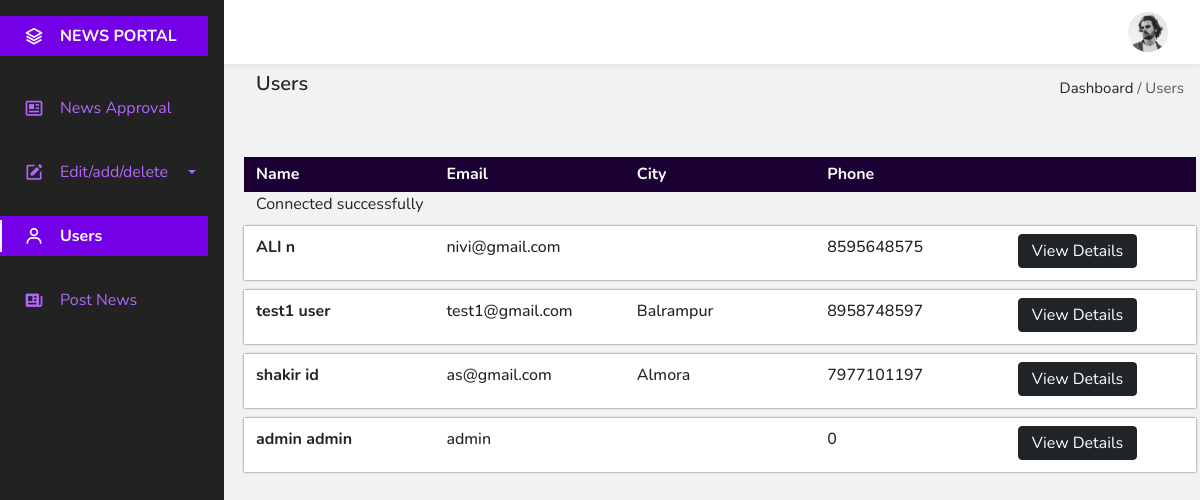
/public_html/admin_panel/user.php, run on the app's committed database.
### tables this page shows
CREATE TABLE `register` (
  `register_id` int(11) NOT NULL,
  `first_name` text NOT NULL,
  `middle_name` text NOT NULL,
  `last_name` text NOT NULL,
  `email_id` text NOT NULL,
  `password` text NOT NULL,
  `address` text NOT NULL,
  `mobile` bigint(11) NOT NULL,
  `cat` text NOT NULL,
  `paid` int(11) NOT NULL,
  `referral_used` text NOT NULL,
  `referral` text NOT NULL,
  `state_id` int(11) NOT NULL,
  `city_id` int(11) NOT NULL,
  `district_id` int(11) NOT NULL
);

CREATE TABLE `cities` (
  `city_id` int(11) NOT NULL,
  `city` text NOT NULL,
  `state_id` int(11) NOT NULL,
  `district_id` int(11) NOT NULL
);

### public_html/admin_panel/user.php (the view, shortened to what this page needs)
<!DOCTYPE html>
<html lang="en">
<head>
    <link href='https://cdn.jsdelivr.net/npm/boxicons@2.0.5/css/boxicons.min.css' rel='stylesheet'>
    <link href="https://cdn.jsdelivr.net/npm/bootstrap@5.0.0-beta1/dist/css/bootstrap.min.css" rel="stylesheet">
    <link rel="stylesheet" href="style.css">
</head>
<body id="body-pd">
    <header class="header" id="header">
        <div class="header__img">
            <img src="perfil.jpg" alt="">
        </div>
    </header>
    <div class="l-navbar" id="nav-bar">
        <nav class="nav">
            <div>
                <a href="#" class="nav__logo">
                    <i class='bx bx-layer nav__logo-icon'></i>
                    <span class="nav__logo-name">NEWS PORTAL</span>
                </a>
                <div class="nav__list">
                    <a href="index.php" class="nav__link ">
                        <i class='bx bx-news nav__icon'></i>
                        <span class="nav__name">News Approval</span>
                    </a>
                    <a class=" nav__link nav-link dropdown-toggle nav__line1" href="#" id="navbarDropdown" role="button" data-bs-toggle="dropdown" aria-expanded="false">
                        <i class='bx bxs-edit nav__icon'></i>
                        <span class="nav__name">Edit/add/delete</span>
                    </a>
                    <a href="user.php" class="nav__link active">
                        <i class='bx bx-user nav__icon'></i>
                        <span class="nav__name">Users</span>
                    </a>
                <a href="postNews.php" class="nav__link">
                    <i class='bx bxs-news nav__icon'></i>
                    <span class="nav__name">Post News</span>
                </a>
            </div>
        </div>
    </nav>
</div>
<section id="tab1">
    <div class="navbar">
        <div class="navbar-left">
            <h5>Users</h5>
        </div>
        <div class="navbar-right">
            <p>Dashboard <span class="p-span">/ Users</span></p>
        </div>
    </div>
    <div class="row title-sec">
        <div class="col">
            <h6>Name</h6>
        </div>
        <div class="col">
            <h6>Email</h6>
        </div>
        <div class="col">
            <h6>City</h6>
        </div>
        <div class="col">
            <h6>Phone</h6>
        </div>
        <div class="col"></div>
    </div>
    <?php
    include 'db.php';
    $user = mysqli_query($con, "SELECT * FROM register");
    while ($row = mysqli_fetch_array($user)) {
       $cityid = $row['city_id'];
       $mobile = $row['mobile'];
       ?>
       <div class="row">
        <div class="col-12 table1">
            <div class="row row1">
                <div class="col">
                    <h6 class="h6-1"><?php echo $row['first_name'];?> <?php echo $row['last_name']; ?></h6>
                </div>
                <div class="col">
                    <h6><?php echo $row['email_id']; ?></h6>
                </div>
                <div class="col">
                    <?php
                    $city = mysqli_query($con, "SELECT * FROM cities WHERE city_id = '$cityid'");
                    while($row = mysqli_fetch_array($city)){
                        ?>
                        <h6><?php echo $row['city']; } ?></h6>
                    </div>
                    <div class="col">
                        <h6><?php echo $mobile; ?></h6>
                    </div>
                    <div class="col">
                        <button class="btn btn-dark user-detail-btn" onclick="location.href='userNews.php';">View Details</button>
                    </div>
                </div>
            </div>
        </div>
<?php } ?>
    </section>
</body>
</html>

### public_html/admin_panel/style.css (style rules this page uses)
:root { --header-height: 3rem; --nav-width: 224px; --first-color: #4723D9; --first-color-light: #AFA5D9; --white-color: #F7F6FB; --body-font: 'Nunito', sans-serif; --normal-font-size: 1rem; --z-fixed: 100; }
body { position: relative; margin: var(--header-height) 0 0 0; padding: 0 1rem; font-family: var(--body-font); font-size: var(--normal-font-size); transition: .5s; }
a { text-decoration: none; }
.header { width: 100%; height: var(--header-height); position: fixed; top: 0; left: 0; display: flex; align-items: center; justify-content: space-between; padding: 0 1rem; background-color: var(--white-color); z-index: var(--z-fixed); transition: .5s; }
.header__img { width: 35px; height: 35px; display: flex; justify-content: center; border-radius: 50%; overflow: hidden; }
.header__img img { width: 40px; }
.l-navbar { position: fixed; top: 0; left: -30%; width: var(--nav-width); height: 100vh; background: #222222; padding: .5rem 1rem 0 0; transition: .5s; z-index: var(--z-fixed); }
.nav { height: 100%; display: flex; flex-direction: column; justify-content: space-between; overflow: hidden; }
.nav__logo, .nav__link { display: grid; grid-template-columns: max-content max-content; align-items: center; column-gap: 1rem; padding: .5rem 0 .5rem 1.5rem; }
.nav__line1 { display: flex; }
.nav__logo { background: #7300e6; margin-bottom: 2rem; }
.nav__logo-icon { font-size: 1.25rem; color: #fff; }
.nav__logo-name { color: #fff; font-weight: 700; }
.nav__link { position: relative; color: #b366ff; margin-bottom: 1.5rem; transition: .3s; }
.nav__icon { font-size: 1.25rem; }
nav .active { font-weight: bold; background: #7300e6; color: #fff; }
.active::before { content: ''; position: absolute; left: 0; width: 2px; height: 32px; background-color: var(--white-color); }
@media screen and (min-width: 768px) { body { margin: calc(var(--header-height) + 1rem) 0 0 0; padding-left: calc(var(--nav-width) + 2rem); background-color: #f2f2f2; } }
@media screen and (min-width: 768px) { .header { height: calc(var(--header-height) + 1rem); padding: 0 2rem 0 calc(var(--nav-width) + 2rem); background-color: #fff; box-shadow: 0px 0px 6px #d9d9d9; } }
@media screen and (min-width: 768px) { .header__img { width: 40px; height: 40px; } }
@media screen and (min-width: 768px) { .header__img img { width: 45px; } }
@media screen and (min-width: 768px) { .l-navbar { left: 0; padding: 1rem 1rem 0 0; } }
@media screen and (min-width: 768px) { #tab1 .navbar-left h5 { font-weight: 600; } }
@media screen and (min-width: 768px) { #tab1 .navbar-right p { font-size: 15px; margin-bottom: 0; } }
@media screen and (min-width: 768px) { #tab1 .p-span { color: #595959 } }
@media screen and (min-width: 768px) { #tab1 .title-sec { margin-top: 45px; background: #1a0033; color: #fff; padding: 8px 0 0 0; } }
@media screen and (min-width: 768px) { #tab1 .title-sec h6 { font-weight: bold; } }
@media screen and (min-width: 768px) { #tab1 .table1 { background-color: #fff; margin-top: 10px; box-shadow: 0px 0px 2px #595959; } }
@media screen and (min-width: 768px) { .h6-1 { font-weight: bold; margin-bottom: 0; } }
@media screen and (min-width: 768px) { #tab1 .table1 h6 { margin-bottom: 0; } }
@media screen and (min-width: 768px) { #tab1 .row1 { padding: 12px 0; } }
@media screen and (min-width: 768px) { .user-detail-btn { padding: 4px 13px; margin-top: -4px; } }

### data on the page
register: first_name "ALI", last_name "n", email "nivi@gmail.com", mobile "8595648575"
register: first_name "test1", last_name "user", email "test1@gmail.com", mobile "8958748597"
cities: city "Balrampur"
register: first_name "shakir", last_name "id", email "as@gmail.com", mobile "7977101197"
cities: city "Almora"
register: first_name "admin", last_name "admin", email "admin", mobile "0"
